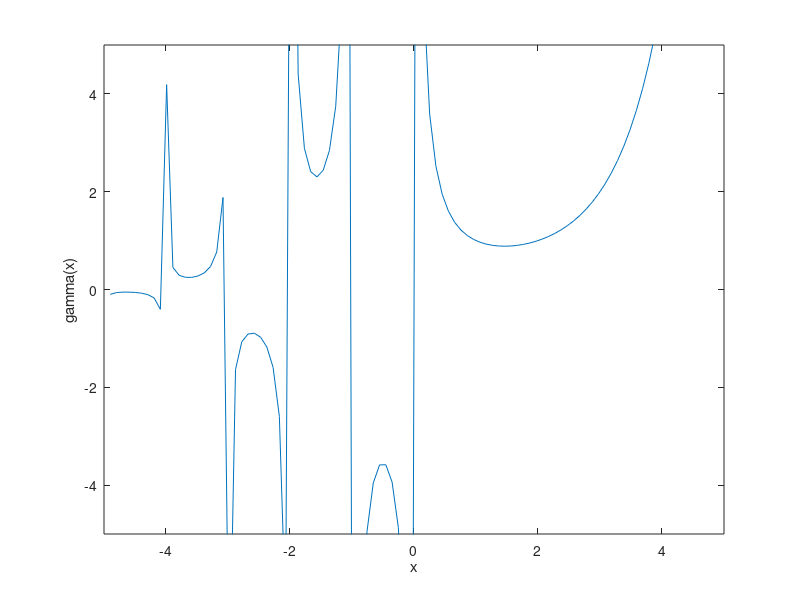

Here is the MATLAB script that generated this plot:
% Regression test function (black box) for gamma
% This function is autogenerated by helpgen.py
function bbtest_success = bbtest_mathfunctions_gamma
  bbtest_success = 1;
NumErrors = 0;
try
  x = linspace(-5,5);
catch
  NumErrors = NumErrors + 1;
end
try
  y = gamma(x);
catch
  NumErrors = NumErrors + 1;
end
try
  plot(x,y); xlabel('x'); ylabel('gamma(x)');
catch
  NumErrors = NumErrors + 1;
end
try
  axis([-5,5,-5,5]);
catch
  NumErrors = NumErrors + 1;
end
try
  mprint gamma1
catch
  NumErrors = NumErrors + 1;
end
if (NumErrors ~= 0) bbtest_success = 0; return; end
